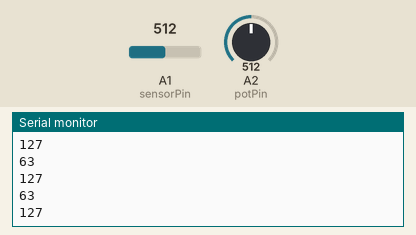
A sketch run on a simulated Teensy 4. Shown: the last lines printed to the serial monitor. The inputs (shaded band) are chosen by the test bench; at power-on: A1 (sensorPin) = 512, A2 (potPin) = 512.

Above: at 1.2 s.
1.3 s: A1 (sensorPin) set to 716
At 1.41 s:
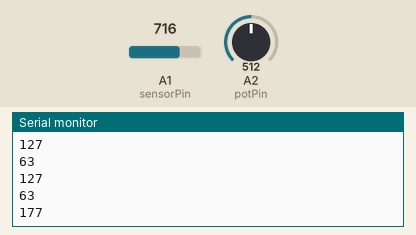
2.8 s: A2 (potPin) set to 716
At 2.82 s:
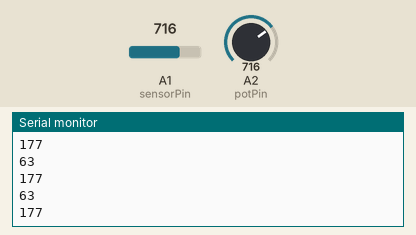
4.3 s: A1 (sensorPin) set to 900
At 4.32 s:
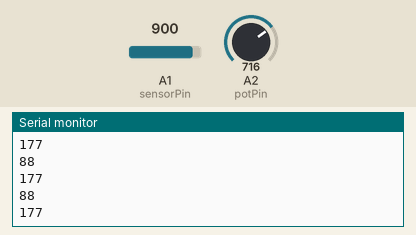
5.8 s: A2 (potPin) set to 900
At 5.83 s:
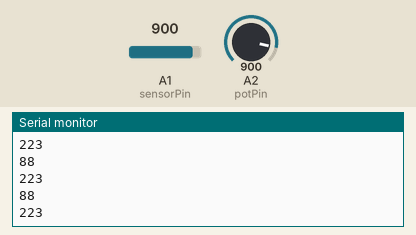
Timing chart, 0 to 8.3 s (numbered marks = the images above; inputs shaded):
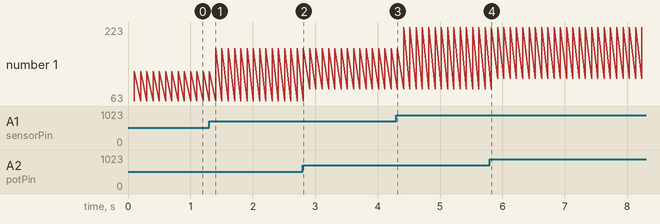

The sketch:

lab_demo.ino
```cpp
/*
 Demo code for PCC Interactivity Lab Teensies

 This is the default code that we keep on all lab Teensies for demoing sensor to midi behavior

 2017 Nolan Thomas and Jesse Mejia
 */


int sensorPin = 15;
int sensorReading = 0;
int sensorScaled = 0;
int ambient_light = 0;
int potScaled = 0;
int potPin = 16;
int potReading = 0;

void setup(){
  Serial.begin(9600);
  ambient_light = analogRead(sensorPin);
}

void loop(){
  sensorReading = analogRead(sensorPin);
  sensorScaled = map(sensorReading, 0, ambient_light, 0, 127); //500 was low range of the photocell i tested
  potReading = analogRead(potPin);
  potScaled = map(potReading, 0, 1023, 0, 127);


  usbMIDI.sendControlChange(1, sensorScaled, 1);
  usbMIDI.sendControlChange(2, potScaled, 1);

  delay(100); //just here to slow down the output for easier reading
  Serial.println(potScaled);
  Serial.println(sensorScaled);

}
```

Measured:
- after the input at 1.3 s, the serial monitor: prints a new line after 0.11 s (image 1)
- plotted number 1: 127 → 177 after the input at 1.3 s, 177 → 223 after the input at 4.3 s
